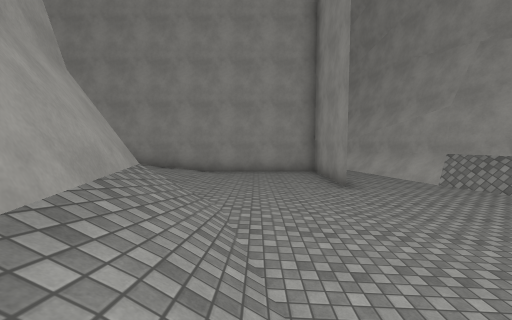
view 1 (above)

16 first-person views from a walk through a 3-D level made in the Unity game engine. The camera is 1.4 m above the floor, tilts 4° down and sees 90° across. The floor is counted in squares, 2 m on a side. Each view is taken from the middle of a square. On the plan, view 1 faces up. The plan holds only what a view shows up to about 9 squares ahead; the rest is blank. The place goes on beyond the plan. Surface patterns are stand-ins for the level's own textures.

view 2
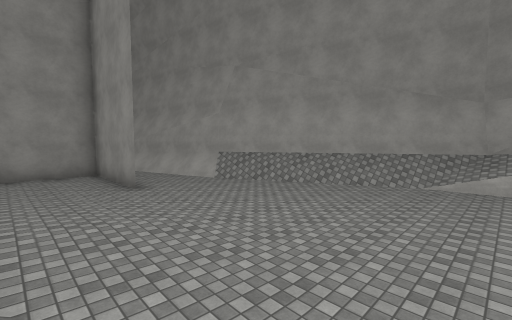

view 3
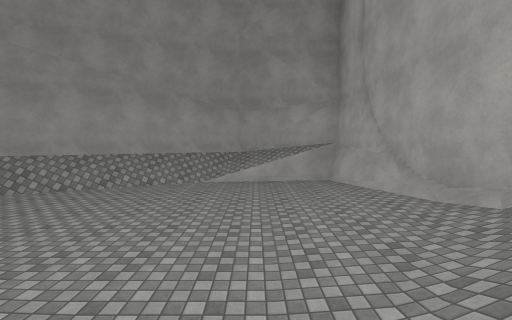

view 4
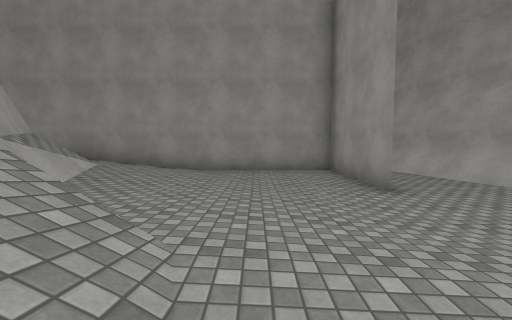

view 5
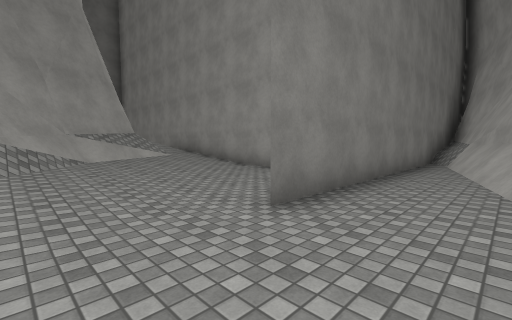

view 6
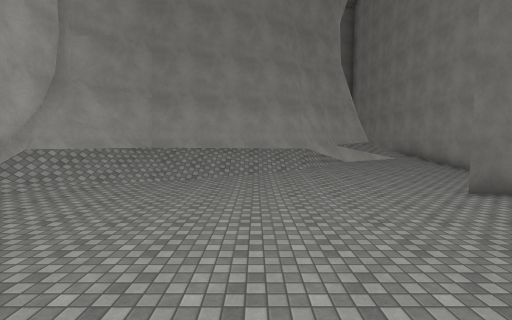

view 7
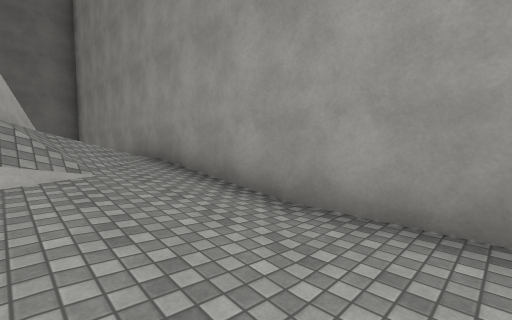

view 8
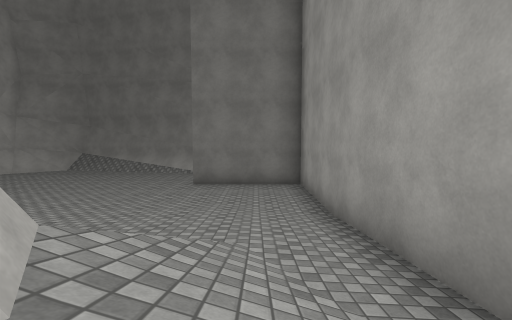

view 9
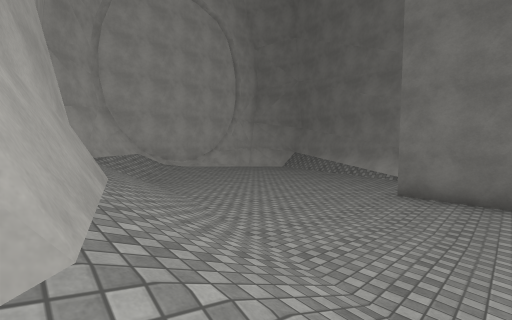

view 10
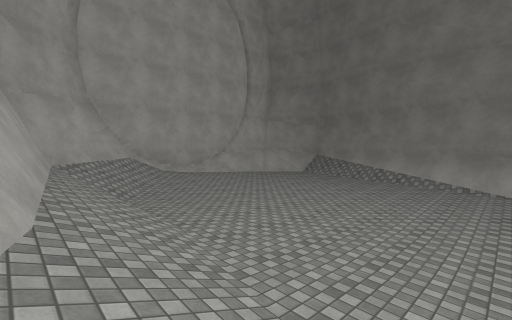

view 11
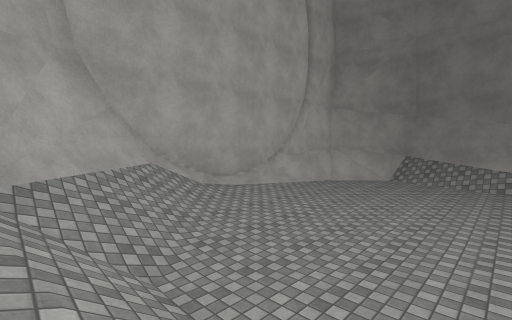

view 12
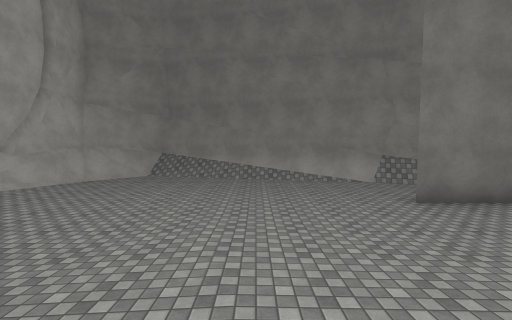

view 13
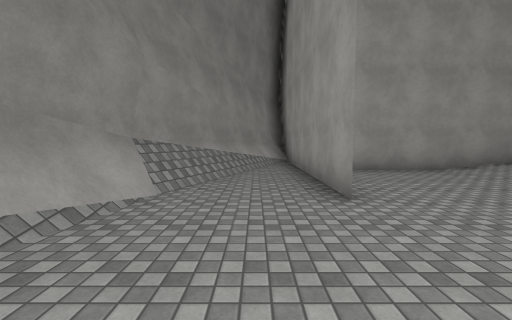

view 14
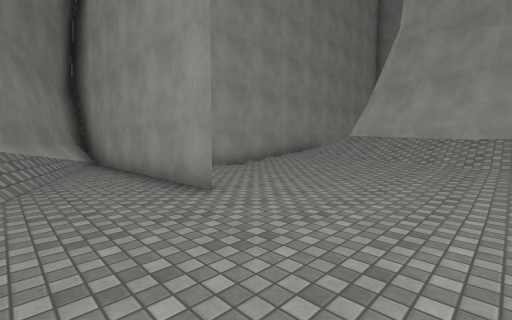

view 15
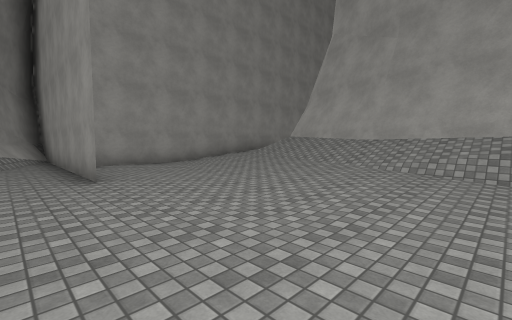

view 16
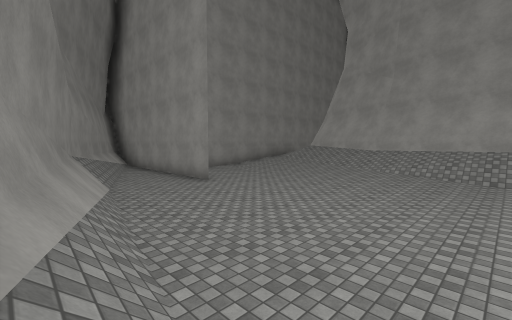

### Floor plan
Key: @ floor where view 1 was taken; # wall or solid block; . main floor; : floor 0.25 m higher than the main floor; + floor 0.5 m higher than the main floor; * floor 0.75 m higher than the main floor; / step, stairs or slope; = window, fence, low wall or low ledge; ^ raised ledge.
Columns run from 18 left of view 1 to 8 right of it. Each row starts with its distance up from view 1.
 13     ###
 12     #.#             ###
 11    ##.#             #.#
 10    #/.###############.#
  9   ##.##...:+**+:....#.##
  8   #/.#...:+////+:...#..#
  7   #/.#...:+/=^/+::..#..##
  6   #......:+/###=::...../##
  5  ##......://####/::....//#
  4  ##.....::/##  ##/::..../##
  3  #......::/#    #/::....//#
  2  #......::/#    #//....../#
  1 ##......../#    ##/....../#
  0 #/......../#     #@......=#
 -1 ##.......//#     #//...../#
 -2  ##/.:::/###     ##//:::./#
 -3   ########        #########

Where each view was taken, in squares from view 1:
view 1: 0 up, 0 right, facing up
view 2: 0 up, 0 right, facing up-right
view 3: 0 up, 0 right, facing right
view 4: 2 up, 0 right, facing up
view 5: 4 up, 4 right, facing up-left
view 6: 2 up, 7 right, facing left
view 7: 7 up, 0 right, facing up-left
view 8: 8 up, 5 left, facing left
view 9: 8 up, 6 left, facing down-left
view 10: 6 up, 7 left, facing down-left
view 11: 2 up, 8 left, facing down-left
view 12: 3 up, 8 left, facing left
view 13: 3 up, 14 left, facing up
view 14: 3 up, 15 left, facing up-right
view 15: 1 up, 14 left, facing up-right
view 16: 0 up, 17 left, facing up-right
